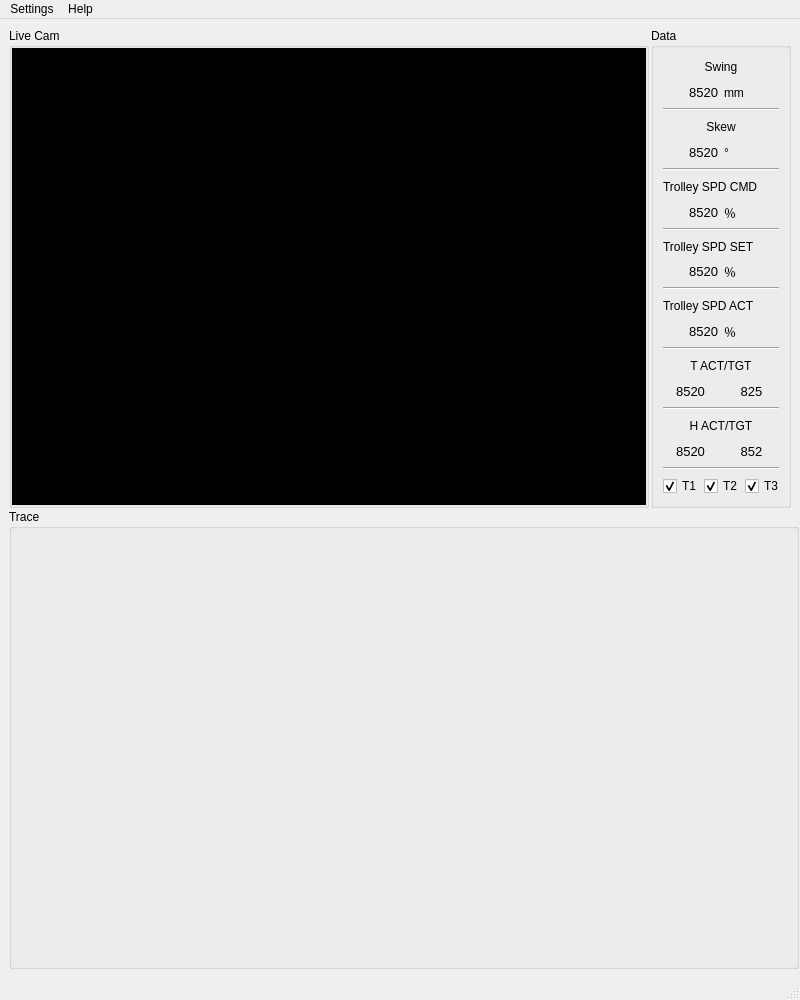
<?xml version="1.0" encoding="UTF-8"?>
<ui version="4.0">
 <class>MainWindow</class>
 <widget class="QMainWindow" name="MainWindow">
  <property name="geometry">
   <rect>
    <x>0</x>
    <y>0</y>
    <width>800</width>
    <height>1000</height>
   </rect>
  </property>
  <property name="minimumSize">
   <size>
    <width>800</width>
    <height>1000</height>
   </size>
  </property>
  <property name="maximumSize">
   <size>
    <width>800</width>
    <height>1000</height>
   </size>
  </property>
  <property name="windowTitle">
   <string>SC_V1.0</string>
  </property>
  <property name="toolTipDuration">
   <number>-1</number>
  </property>
  <widget class="QWidget" name="centralwidget">
   <layout class="QVBoxLayout" name="verticalLayout_2">
    <item>
     <layout class="QGridLayout" name="gridLayout">
      <item row="1" column="0" colspan="3">
       <widget class="QGroupBox" name="groupBox_trace">
        <property name="minimumSize">
         <size>
          <width>790</width>
          <height>460</height>
         </size>
        </property>
        <property name="title">
         <string>Trace</string>
        </property>
        <layout class="QVBoxLayout" name="verticalLayout_3">
         <property name="spacing">
          <number>0</number>
         </property>
         <property name="leftMargin">
          <number>0</number>
         </property>
         <property name="topMargin">
          <number>0</number>
         </property>
         <property name="rightMargin">
          <number>0</number>
         </property>
         <property name="bottomMargin">
          <number>0</number>
         </property>
         <item>
          <widget class="QWidget" name="widget" native="true">
           <property name="sizePolicy">
            <sizepolicy hsizetype="Preferred" vsizetype="Preferred">
             <horstretch>0</horstretch>
             <verstretch>0</verstretch>
            </sizepolicy>
           </property>
           <property name="minimumSize">
            <size>
             <width>0</width>
             <height>0</height>
            </size>
           </property>
           <layout class="QVBoxLayout" name="verticalLayout_4">
            <property name="spacing">
             <number>0</number>
            </property>
            <property name="leftMargin">
             <number>0</number>
            </property>
            <property name="topMargin">
             <number>0</number>
            </property>
            <property name="rightMargin">
             <number>0</number>
            </property>
            <property name="bottomMargin">
             <number>0</number>
            </property>
           </layout>
          </widget>
         </item>
         <item>
          <widget class="QWidget" name="widget_2" native="true">
           <property name="minimumSize">
            <size>
             <width>0</width>
             <height>0</height>
            </size>
           </property>
           <layout class="QVBoxLayout" name="verticalLayout_5">
            <property name="spacing">
             <number>0</number>
            </property>
            <property name="leftMargin">
             <number>0</number>
            </property>
            <property name="topMargin">
             <number>0</number>
            </property>
            <property name="rightMargin">
             <number>0</number>
            </property>
            <property name="bottomMargin">
             <number>0</number>
            </property>
           </layout>
          </widget>
         </item>
         <item>
          <widget class="QWidget" name="widget_3" native="true">
           <property name="minimumSize">
            <size>
             <width>0</width>
             <height>0</height>
            </size>
           </property>
           <layout class="QVBoxLayout" name="verticalLayout_6">
            <property name="spacing">
             <number>0</number>
            </property>
            <property name="leftMargin">
             <number>0</number>
            </property>
            <property name="topMargin">
             <number>0</number>
            </property>
            <property name="rightMargin">
             <number>0</number>
            </property>
            <property name="bottomMargin">
             <number>0</number>
            </property>
           </layout>
          </widget>
         </item>
        </layout>
       </widget>
      </item>
      <item row="0" column="0" alignment="Qt::AlignHCenter|Qt::AlignVCenter">
       <widget class="QGroupBox" name="groupBox_liveCam">
        <property name="sizePolicy">
         <sizepolicy hsizetype="Preferred" vsizetype="Preferred">
          <horstretch>0</horstretch>
          <verstretch>0</verstretch>
         </sizepolicy>
        </property>
        <property name="minimumSize">
         <size>
          <width>640</width>
          <height>480</height>
         </size>
        </property>
        <property name="maximumSize">
         <size>
          <width>640</width>
          <height>480</height>
         </size>
        </property>
        <property name="title">
         <string>Live Cam</string>
        </property>
        <layout class="QHBoxLayout" name="horizontalLayout_2">
         <property name="spacing">
          <number>0</number>
         </property>
         <property name="leftMargin">
          <number>0</number>
         </property>
         <property name="topMargin">
          <number>0</number>
         </property>
         <property name="rightMargin">
          <number>0</number>
         </property>
         <property name="bottomMargin">
          <number>0</number>
         </property>
         <item>
          <widget class="QLabel" name="label_img">
           <property name="autoFillBackground">
            <bool>false</bool>
           </property>
           <property name="styleSheet">
            <string notr="true">
background-color: rgb(0, 0, 0);</string>
           </property>
           <property name="text">
            <string>TextLabel</string>
           </property>
          </widget>
         </item>
        </layout>
       </widget>
      </item>
      <item row="0" column="2">
       <widget class="QGroupBox" name="groupBox_data">
        <property name="minimumSize">
         <size>
          <width>140</width>
          <height>480</height>
         </size>
        </property>
        <property name="autoFillBackground">
         <bool>false</bool>
        </property>
        <property name="title">
         <string>Data</string>
        </property>
        <layout class="QVBoxLayout" name="verticalLayout_8">
         <item>
          <layout class="QVBoxLayout" name="verticalLayout">
           <item>
            <widget class="QLabel" name="label">
             <property name="text">
              <string>Swing</string>
             </property>
             <property name="alignment">
              <set>Qt::AlignCenter</set>
             </property>
            </widget>
           </item>
           <item>
            <layout class="QHBoxLayout" name="horizontalLayout_3">
             <item>
              <widget class="QLabel" name="label_disDiff">
               <property name="font">
                <font>
                 <pointsize>10</pointsize>
                </font>
               </property>
               <property name="layoutDirection">
                <enum>Qt::LeftToRight</enum>
               </property>
               <property name="text">
                <string>8520</string>
               </property>
               <property name="alignment">
                <set>Qt::AlignRight|Qt::AlignTrailing|Qt::AlignVCenter</set>
               </property>
              </widget>
             </item>
             <item>
              <widget class="QLabel" name="label_2">
               <property name="text">
                <string>mm</string>
               </property>
              </widget>
             </item>
            </layout>
           </item>
          </layout>
         </item>
         <item>
          <widget class="Line" name="line">
           <property name="orientation">
            <enum>Qt::Horizontal</enum>
           </property>
          </widget>
         </item>
         <item>
          <layout class="QVBoxLayout" name="verticalLayout_7">
           <item>
            <widget class="QLabel" name="label_4">
             <property name="autoFillBackground">
              <bool>false</bool>
             </property>
             <property name="text">
              <string>Skew</string>
             </property>
             <property name="alignment">
              <set>Qt::AlignCenter</set>
             </property>
            </widget>
           </item>
           <item>
            <layout class="QHBoxLayout" name="horizontalLayout_4">
             <item>
              <widget class="QLabel" name="label_skew">
               <property name="font">
                <font>
                 <pointsize>10</pointsize>
                </font>
               </property>
               <property name="layoutDirection">
                <enum>Qt::LeftToRight</enum>
               </property>
               <property name="text">
                <string>8520</string>
               </property>
               <property name="alignment">
                <set>Qt::AlignRight|Qt::AlignTrailing|Qt::AlignVCenter</set>
               </property>
              </widget>
             </item>
             <item>
              <widget class="QLabel" name="label_3">
               <property name="text">
                <string>°</string>
               </property>
              </widget>
             </item>
            </layout>
           </item>
          </layout>
         </item>
         <item>
          <widget class="Line" name="line_2">
           <property name="orientation">
            <enum>Qt::Horizontal</enum>
           </property>
          </widget>
         </item>
         <item>
          <layout class="QGridLayout" name="gridLayout_4">
           <item row="0" column="0" colspan="2">
            <widget class="QLabel" name="label_10">
             <property name="text">
              <string>Trolley SPD CMD</string>
             </property>
            </widget>
           </item>
           <item row="1" column="0">
            <widget class="QLabel" name="label_trolleySpdCmd">
             <property name="font">
              <font>
               <pointsize>10</pointsize>
               <weight>50</weight>
               <bold>false</bold>
              </font>
             </property>
             <property name="layoutDirection">
              <enum>Qt::LeftToRight</enum>
             </property>
             <property name="text">
              <string>8520</string>
             </property>
             <property name="alignment">
              <set>Qt::AlignRight|Qt::AlignTrailing|Qt::AlignVCenter</set>
             </property>
            </widget>
           </item>
           <item row="1" column="1">
            <widget class="QLabel" name="label_12">
             <property name="text">
              <string>％</string>
             </property>
            </widget>
           </item>
          </layout>
         </item>
         <item>
          <widget class="Line" name="line_4">
           <property name="orientation">
            <enum>Qt::Horizontal</enum>
           </property>
          </widget>
         </item>
         <item>
          <layout class="QGridLayout" name="gridLayout_5">
           <item row="0" column="0" colspan="2">
            <widget class="QLabel" name="label_15">
             <property name="text">
              <string>Trolley SPD SET</string>
             </property>
            </widget>
           </item>
           <item row="1" column="0">
            <widget class="QLabel" name="label_trolleySpdSet">
             <property name="font">
              <font>
               <pointsize>10</pointsize>
               <weight>50</weight>
               <bold>false</bold>
              </font>
             </property>
             <property name="layoutDirection">
              <enum>Qt::LeftToRight</enum>
             </property>
             <property name="text">
              <string>8520</string>
             </property>
             <property name="alignment">
              <set>Qt::AlignRight|Qt::AlignTrailing|Qt::AlignVCenter</set>
             </property>
            </widget>
           </item>
           <item row="1" column="1">
            <widget class="QLabel" name="label_14">
             <property name="text">
              <string>％</string>
             </property>
            </widget>
           </item>
          </layout>
         </item>
         <item>
          <widget class="Line" name="line_5">
           <property name="orientation">
            <enum>Qt::Horizontal</enum>
           </property>
          </widget>
         </item>
         <item>
          <layout class="QGridLayout" name="gridLayout_6">
           <item row="0" column="0" colspan="2">
            <widget class="QLabel" name="label_18">
             <property name="text">
              <string>Trolley SPD ACT</string>
             </property>
            </widget>
           </item>
           <item row="1" column="0">
            <widget class="QLabel" name="label_trolleySpdAct">
             <property name="font">
              <font>
               <pointsize>10</pointsize>
               <weight>50</weight>
               <bold>false</bold>
              </font>
             </property>
             <property name="layoutDirection">
              <enum>Qt::LeftToRight</enum>
             </property>
             <property name="text">
              <string>8520</string>
             </property>
             <property name="alignment">
              <set>Qt::AlignRight|Qt::AlignTrailing|Qt::AlignVCenter</set>
             </property>
            </widget>
           </item>
           <item row="1" column="1">
            <widget class="QLabel" name="label_17">
             <property name="text">
              <string>％</string>
             </property>
            </widget>
           </item>
          </layout>
         </item>
         <item>
          <widget class="Line" name="line_6">
           <property name="orientation">
            <enum>Qt::Horizontal</enum>
           </property>
          </widget>
         </item>
         <item>
          <layout class="QGridLayout" name="gridLayout_7">
           <item row="0" column="0" colspan="2">
            <widget class="QLabel" name="label_7">
             <property name="text">
              <string>T ACT/TGT</string>
             </property>
             <property name="alignment">
              <set>Qt::AlignCenter</set>
             </property>
            </widget>
           </item>
           <item row="1" column="0">
            <widget class="QLabel" name="label_trolley_act_pos">
             <property name="font">
              <font>
               <pointsize>10</pointsize>
               <weight>50</weight>
               <bold>false</bold>
              </font>
             </property>
             <property name="layoutDirection">
              <enum>Qt::LeftToRight</enum>
             </property>
             <property name="text">
              <string>8520</string>
             </property>
             <property name="alignment">
              <set>Qt::AlignCenter</set>
             </property>
            </widget>
           </item>
           <item row="1" column="1">
            <widget class="QLabel" name="label_trolley_target_pos">
             <property name="font">
              <font>
               <pointsize>10</pointsize>
              </font>
             </property>
             <property name="text">
              <string>825</string>
             </property>
             <property name="alignment">
              <set>Qt::AlignCenter</set>
             </property>
            </widget>
           </item>
          </layout>
         </item>
         <item>
          <widget class="Line" name="line_3">
           <property name="orientation">
            <enum>Qt::Horizontal</enum>
           </property>
          </widget>
         </item>
         <item>
          <layout class="QGridLayout" name="gridLayout_8">
           <item row="0" column="0" colspan="2">
            <widget class="QLabel" name="label_19">
             <property name="text">
              <string>H ACT/TGT</string>
             </property>
             <property name="alignment">
              <set>Qt::AlignCenter</set>
             </property>
            </widget>
           </item>
           <item row="1" column="0">
            <widget class="QLabel" name="label_hoist_act_pos">
             <property name="font">
              <font>
               <pointsize>10</pointsize>
               <weight>50</weight>
               <bold>false</bold>
              </font>
             </property>
             <property name="layoutDirection">
              <enum>Qt::LeftToRight</enum>
             </property>
             <property name="text">
              <string>8520</string>
             </property>
             <property name="alignment">
              <set>Qt::AlignCenter</set>
             </property>
            </widget>
           </item>
           <item row="1" column="1">
            <widget class="QLabel" name="label_hoist_target_pos">
             <property name="font">
              <font>
               <pointsize>10</pointsize>
              </font>
             </property>
             <property name="text">
              <string>852</string>
             </property>
             <property name="alignment">
              <set>Qt::AlignCenter</set>
             </property>
            </widget>
           </item>
          </layout>
         </item>
         <item>
          <widget class="Line" name="line_7">
           <property name="orientation">
            <enum>Qt::Horizontal</enum>
           </property>
          </widget>
         </item>
         <item>
          <layout class="QHBoxLayout" name="horizontalLayout">
           <item>
            <widget class="QCheckBox" name="checkBox">
             <property name="text">
              <string>T1</string>
             </property>
             <property name="checked">
              <bool>true</bool>
             </property>
            </widget>
           </item>
           <item>
            <widget class="QCheckBox" name="checkBox_2">
             <property name="text">
              <string>T2</string>
             </property>
             <property name="checked">
              <bool>true</bool>
             </property>
            </widget>
           </item>
           <item>
            <widget class="QCheckBox" name="checkBox_3">
             <property name="text">
              <string>T3</string>
             </property>
             <property name="checked">
              <bool>true</bool>
             </property>
            </widget>
           </item>
          </layout>
         </item>
        </layout>
       </widget>
      </item>
     </layout>
    </item>
   </layout>
  </widget>
  <widget class="QMenuBar" name="menubar">
   <property name="geometry">
    <rect>
     <x>0</x>
     <y>0</y>
     <width>800</width>
     <height>28</height>
    </rect>
   </property>
   <widget class="QMenu" name="menuSettings">
    <property name="title">
     <string>Settings</string>
    </property>
    <addaction name="actionSettings"/>
    <addaction name="actionComm"/>
    <addaction name="actionAlarm"/>
   </widget>
   <widget class="QMenu" name="menuHelp">
    <property name="title">
     <string>Help</string>
    </property>
    <addaction name="actionAuto"/>
   </widget>
   <addaction name="menuSettings"/>
   <addaction name="menuHelp"/>
  </widget>
  <widget class="QStatusBar" name="statusbar"/>
  <action name="actionSettings">
   <property name="text">
    <string>Settings</string>
   </property>
  </action>
  <action name="actionComm">
   <property name="text">
    <string>Comm</string>
   </property>
  </action>
  <action name="actionAlarm">
   <property name="text">
    <string>Alarm</string>
   </property>
  </action>
  <action name="actionAuto">
   <property name="text">
    <string>Auto</string>
   </property>
  </action>
 </widget>
 <resources/>
 <connections>
  <connection>
   <sender>checkBox</sender>
   <signal>toggled(bool)</signal>
   <receiver>widget</receiver>
   <slot>setVisible(bool)</slot>
   <hints>
    <hint type="sourcelabel">
     <x>678</x>
     <y>480</y>
    </hint>
    <hint type="destinationlabel">
     <x>404</x>
     <y>595</y>
    </hint>
   </hints>
  </connection>
  <connection>
   <sender>checkBox_2</sender>
   <signal>toggled(bool)</signal>
   <receiver>widget_2</receiver>
   <slot>setVisible(bool)</slot>
   <hints>
    <hint type="sourcelabel">
     <x>719</x>
     <y>480</y>
    </hint>
    <hint type="destinationlabel">
     <x>404</x>
     <y>743</y>
    </hint>
   </hints>
  </connection>
  <connection>
   <sender>checkBox_3</sender>
   <signal>toggled(bool)</signal>
   <receiver>widget_3</receiver>
   <slot>setVisible(bool)</slot>
   <hints>
    <hint type="sourcelabel">
     <x>761</x>
     <y>480</y>
    </hint>
    <hint type="destinationlabel">
     <x>404</x>
     <y>892</y>
    </hint>
   </hints>
  </connection>
 </connections>
</ui>
